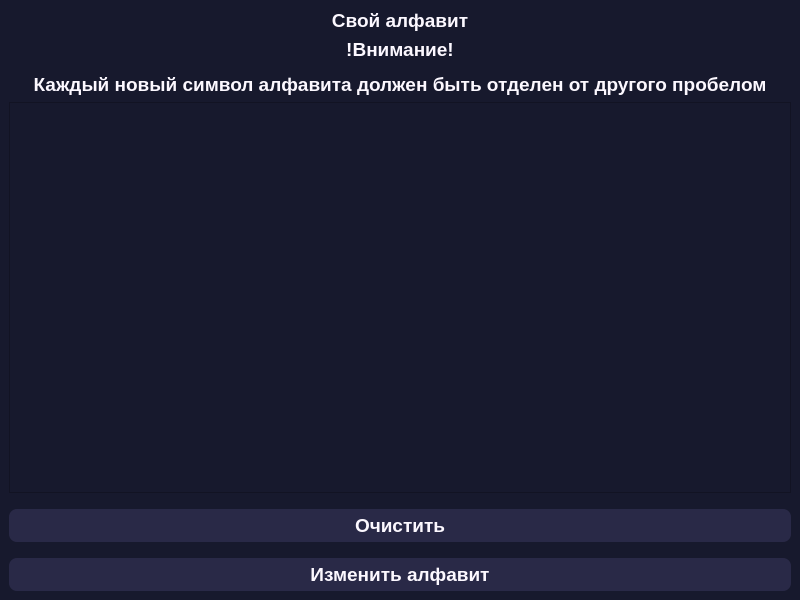
<?xml version="1.0" encoding="UTF-8"?>
<ui version="4.0">
 <class>alf_two</class>
 <widget class="QMainWindow" name="alf_two">
  <property name="geometry">
   <rect>
    <x>0</x>
    <y>0</y>
    <width>800</width>
    <height>600</height>
   </rect>
  </property>
  <property name="windowTitle">
   <string>MainWindow</string>
  </property>
  <widget class="QWidget" name="centralwidget">
   <property name="styleSheet">
    <string notr="true">background-color:rgb(23, 25, 45);
  color: rgb(252, 248, 255);
  font-weight: 600;

</string>
   </property>
   <layout class="QVBoxLayout" name="verticalLayout_2">
    <item>
     <layout class="QVBoxLayout" name="verticalLayout">
      <item>
       <widget class="QLabel" name="label">
        <property name="font">
         <font>
          <pointsize>14</pointsize>
          <weight>75</weight>
          <bold>true</bold>
         </font>
        </property>
        <property name="text">
         <string>Свой алфавит</string>
        </property>
        <property name="alignment">
         <set>Qt::AlignCenter</set>
        </property>
       </widget>
      </item>
      <item>
       <widget class="QLabel" name="label_2">
        <property name="font">
         <font>
          <pointsize>14</pointsize>
          <weight>75</weight>
          <bold>true</bold>
         </font>
        </property>
        <property name="text">
         <string>&lt;html&gt;&lt;head/&gt;&lt;body&gt;&lt;p align=&quot;center&quot;&gt;!Внимание!&lt;/p&gt;&lt;p align=&quot;center&quot;&gt;Каждый новый символ алфавита  должен быть отделен от другого пробелом&lt;/p&gt;&lt;/body&gt;&lt;/html&gt;</string>
        </property>
        <property name="alignment">
         <set>Qt::AlignCenter</set>
        </property>
       </widget>
      </item>
      <item>
       <widget class="QTextEdit" name="textforalf">
        <property name="font">
         <font>
          <pointsize>36</pointsize>
          <weight>75</weight>
          <bold>true</bold>
         </font>
        </property>
        <property name="styleSheet">
         <string notr="true">  color: rgb(252, 248, 255);
  font-weight: 600;</string>
        </property>
       </widget>
      </item>
      <item>
       <widget class="QPushButton" name="clean_btn">
        <property name="font">
         <font>
          <pointsize>14</pointsize>
          <weight>75</weight>
          <bold>true</bold>
         </font>
        </property>
        <property name="styleSheet">
         <string notr="true">QPushButton {
  background-color:rgb(41, 41, 71);
  color: rgb(252, 248, 255);
  font-weight: 600;
  border-radius: 8px;
  padding: 5px 15px;
  margin-top: 10px;
  outline: 0px;
}
QPushButton:hover{
background-color:rgb(54, 53, 87);
}
</string>
        </property>
        <property name="text">
         <string>Очистить</string>
        </property>
       </widget>
      </item>
      <item>
       <widget class="QPushButton" name="add_btn">
        <property name="font">
         <font>
          <pointsize>14</pointsize>
          <weight>75</weight>
          <bold>true</bold>
         </font>
        </property>
        <property name="styleSheet">
         <string notr="true">QPushButton {
  background-color:rgb(41, 41, 71);
  color: rgb(252, 248, 255);
  font-weight: 600;
  border-radius: 8px;
  padding: 5px 15px;
  margin-top: 10px;
  outline: 0px;
}
QPushButton:hover{
background-color:rgb(54, 53, 87);
}
</string>
        </property>
        <property name="text">
         <string>Изменить алфавит</string>
        </property>
       </widget>
      </item>
     </layout>
    </item>
   </layout>
  </widget>
 </widget>
 <resources/>
 <connections/>
</ui>
